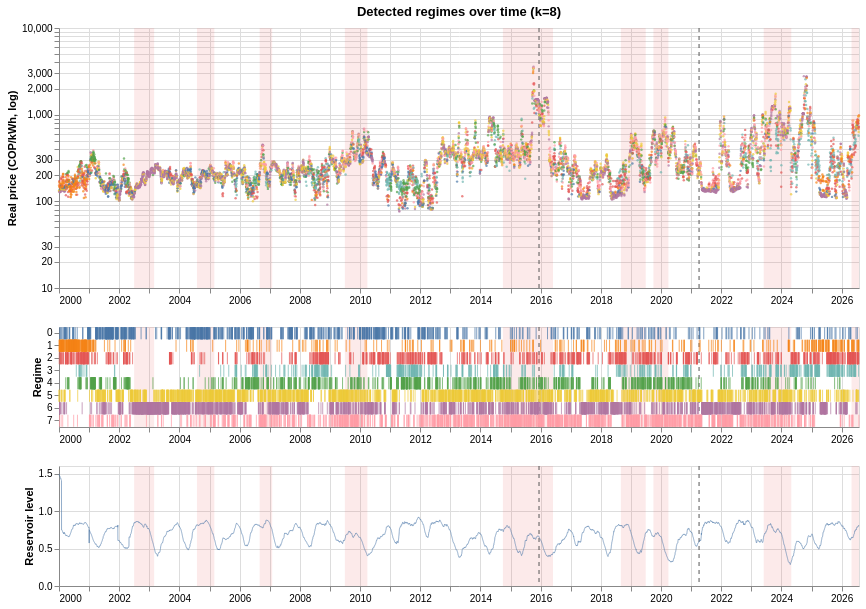

Notebook code for this chart:
### Markdown cell above
## 10. Regime timeline

Shaded bands are El Nino months (ONI >= 0.5). Dashed lines mark the start of the validation and test periods. First sanity check: the high-price regimes should concentrate in the 2015-2016 and 2023-2024 El Nino episodes and in low reservoir periods.

### Code cell
timeline_plot = regime_timeline(context, split_dates, title=f"Detected regimes over time (k={K})")
timeline_plot

### Figure 1 — Vega specification as saved in the notebook (floating-point values rounded to 4 significant figures; data arrays with more than 128 entries replaced by an {"elided": "..."} marker saying what was removed)
{"$schema": "https://vega.github.io/schema/vega/v5.json", "data": [{"name": "source_8", "values": {"elided": "9709 records"}, "transform": [{"type": "formula", "expr": "toDate(datum['date'])", "as": "date"}]}, {"name": "source_0", "values": [{"end": "2003-02-28T00:00:00.000", "start": "2002-07-01T00:00:00.000"}, {"end": "2005-02-28T00:00:00.000", "start": "2004-08-01T00:00:00.000"}, {"end": "2007-01-31T00:00:00.000", "start": "2006-09-01T00:00:00.000"}, {"end": "2010-03-31T00:00:00.000", "start": "2009-07-01T00:00:00.000"}, {"end": "2016-05-31T00:00:00.000", "start": "2014-10-01T00:00:00.000"}, {"end": "2019-06-30T00:00:00.000", "start": "2018-09-01T00:00:00.000"}, {"end": "2020-03-31T00:00:00.000", "start": "2019-10-01T00:00:00.000"}, {"end": "2024-04-30T00:00:00.000", "start": "2023-06-01T00:00:00.000"}, {"end": "2026-07-31T00:00:00.000", "start": "2026-05-01T00:00:00.000"}], "transform": [{"type": "formula", "expr": "toDate(datum['start'])", "as": "start"}, {"type": "formula", "expr": "toDate(datum['end'])", "as": "end"}]}, {"name": "source_1", "values": [{"date": "2015-12-13T00:00:00.000"}, {"date": "2021-04-07T00:00:00.000"}], "transform": [{"type": "formula", "expr": "toDate(datum['date'])", "as": "date"}]}, {"name": "source_2", "values": {"elided": "9709 records"}, "transform": [{"type": "formula", "expr": "toDate(datum['date'])", "as": "date"}]}, {"name": "source_3", "values": [{"end": "2003-02-28T00:00:00.000", "start": "2002-07-01T00:00:00.000"}, {"end": "2005-02-28T00:00:00.000", "start": "2004-08-01T00:00:00.000"}, {"end": "2007-01-31T00:00:00.000", "start": "2006-09-01T00:00:00.000"}, {"end": "2010-03-31T00:00:00.000", "start": "2009-07-01T00:00:00.000"}, {"end": "2016-05-31T00:00:00.000", "start": "2014-10-01T00:00:00.000"}, {"end": "2019-06-30T00:00:00.000", "start": "2018-09-01T00:00:00.000"}, {"end": "2020-03-31T00:00:00.000", "start": "2019-10-01T00:00:00.000"}, {"end": "2024-04-30T00:00:00.000", "start": "2023-06-01T00:00:00.000"}, {"end": "2026-07-31T00:00:00.000", "start": "2026-05-01T00:00:00.000"}], "transform": [{"type": "formula", "expr": "toDate(datum['start'])", "as": "start"}, {"type": "formula", "expr": "toDate(datum['end'])", "as": "end"}]}, {"name": "source_4", "values": [{"date": "2015-12-13T00:00:00.000"}, {"date": "2021-04-07T00:00:00.000"}], "transform": [{"type": "formula", "expr": "toDate(datum['date'])", "as": "date"}]}, {"name": "source_5", "values": {"elided": "9709 records"}, "transform": [{"type": "formula", "expr": "toDate(datum['date'])", "as": "date"}]}, {"name": "source_6", "values": [{"end": "2003-02-28T00:00:00.000", "start": "2002-07-01T00:00:00.000"}, {"end": "2005-02-28T00:00:00.000", "start": "2004-08-01T00:00:00.000"}, {"end": "2007-01-31T00:00:00.000", "start": "2006-09-01T00:00:00.000"}, {"end": "2010-03-31T00:00:00.000", "start": "2009-07-01T00:00:00.000"}, {"end": "2016-05-31T00:00:00.000", "start": "2014-10-01T00:00:00.000"}, {"end": "2019-06-30T00:00:00.000", "start": "2018-09-01T00:00:00.000"}, {"end": "2020-03-31T00:00:00.000", "start": "2019-10-01T00:00:00.000"}, {"end": "2024-04-30T00:00:00.000", "start": "2023-06-01T00:00:00.000"}, {"end": "2026-07-31T00:00:00.000", "start": "2026-05-01T00:00:00.000"}], "transform": [{"type": "formula", "expr": "toDate(datum['start'])", "as": "start"}, {"type": "formula", "expr": "toDate(datum['end'])", "as": "end"}]}, {"name": "source_7", "values": [{"date": "2015-12-13T00:00:00.000"}, {"date": "2021-04-07T00:00:00.000"}], "transform": [{"type": "formula", "expr": "toDate(datum['date'])", "as": "date"}]}, {"name": "source_2_color_domain_regime_0", "values": [{"regime": "5"}, {"regime": "1"}, {"regime": "2"}, {"regime": "7"}, {"regime": "6"}, {"regime": "0"}, {"regime": "4"}, {"regime": "3"}]}, {"name": "source_5_color_domain_regime_1", "values": [{"regime": "5"}, {"regime": "1"}, {"regime": "2"}, {"regime": "7"}, {"regime": "6"}, {"regime": "0"}, {"regime": "4"}, {"regime": "3"}]}, {"name": "source_5_concat_1_y_domain_regime", "values": [{"regime": "5"}, {"regime": "1"}, {"regime": "2"}, {"regime": "7"}, {"regime": "6"}, {"regime": "0"}, {"regime": "4"}, {"regime": "3"}]}, {"name": "source_8_concat_2_y_domain_volumen_util_pct", "values": [{"min": 0.2856, "max": 1.491}]}], "signals": [{"name": "concat_0_height", "value": 260}, {"name": "concat_1_height", "value": 100}, {"name": "concat_2_height", "value": 120}], "marks": [{"type": "group", "name": "concat_0_group", "encode": {"update": {"width": {"signal": "width"}, "height": {"signal": "concat_0_height"}}}, "marks": [{"type": "rect", "name": "concat_0_layer_0_marks", "from": {"data": "source_0"}, "encode": {"update": {"x2": {"field": "end", "scale": "concat_0_x"}, "fill": {"value": "#e45756"}, "opacity": {"value": 0.12}, "x": {"field": "start", "scale": "concat_0_x"}, "y": {"value": 0}, "y2": {"field": {"signal": null, "datum": null, "group": "height", "parent": null}}}}, "style": ["rect"]}, {"type": "rule", "name": "concat_0_layer_1_marks", "from": {"data": "source_1"}, "encode": {"update": {"x": {"field": "date", "scale": "concat_0_x"}, "y2": {"field": {"signal": null, "datum": null, "group": "height", "parent": null}}, "strokeDash": {"value": [4, 4]}, "y": {"value": 0}, "stroke": {"value": "#555555"}}}, "style": ["rule"]}, {"type": "symbol", "name": "concat_0_layer_2_marks", "from": {"data": "source_2"}, "encode": {"update": {"x": {"field": "date", "scale": "concat_0_x"}, "shape": {"value": "circle"}, "size": {"value": 6}, "opacity": {"value": 0.7}, "y": {"field": "precio_real_cop_kwh", "scale": "concat_0_y"}, "fill": {"field": "regime", "scale": "color"}}}, "style": ["circle"]}], "axes": [{"scale": "concat_0_x", "tickCount": {"signal": "ceil(width/40)"}, "gridScale": "concat_0_y", "domain": false, "labels": false, "aria": false, "maxExtent": 0, "minExtent": 0, "ticks": false, "zindex": 0, "orient": "bottom", "grid": true}, {"scale": "concat_0_y", "ticks": false, "grid": true, "orient": "left", "zindex": 0, "aria": false, "maxExtent": 0, "minExtent": 0, "labels": false, "gridScale": "concat_0_x", "domain": false}, {"scale": "concat_0_x", "orient": "bottom", "labelOverlap": true, "zindex": 0, "labelFlush": true, "tickCount": {"signal": "ceil(width/40)"}, "grid": false}, {"scale": "concat_0_y", "labelOverlap": "greedy", "zindex": 0, "orient": "left", "grid": false, "title": "Real price (COP/kWh, log)"}], "title": {"text": "Detected regimes over time (k=8)", "frame": "group"}, "style": "cell"}, {"type": "group", "name": "concat_1_group", "encode": {"update": {"height": {"signal": "concat_1_height"}, "width": {"signal": "width"}}}, "marks": [{"type": "rect", "name": "concat_1_layer_0_marks", "from": {"data": "source_3"}, "encode": {"update": {"fill": {"value": "#e45756"}, "y": {"value": 0}, "opacity": {"value": 0.12}, "x": {"field": "start", "scale": "concat_1_x"}, "y2": {"field": {"signal": null, "datum": null, "group": "height", "parent": null}}, "x2": {"field": "end", "scale": "concat_1_x"}}}, "style": ["rect"]}, {"type": "rule", "name": "concat_1_layer_1_marks", "from": {"data": "source_4"}, "encode": {"update": {"y2": {"field": {"signal": null, "datum": null, "group": "height", "parent": null}}, "stroke": {"value": "#555555"}, "y": {"value": 0}, "strokeDash": {"value": [4, 4]}, "x": {"field": "date", "scale": "concat_1_x"}}}, "style": ["rule"]}, {"type": "rect", "name": "concat_1_layer_2_marks", "from": {"data": "source_5"}, "encode": {"update": {"fill": {"field": "regime", "scale": "color"}, "yc": {"field": "regime", "scale": "concat_1_y", "band": 0.5}, "xc": {"field": "date", "scale": "concat_1_x"}, "height": {"value": 12}, "opacity": {"value": 0.7}, "width": {"value": 1}}}, "style": ["tick"]}], "axes": [{"scale": "concat_1_x", "maxExtent": 0, "minExtent": 0, "aria": false, "ticks": false, "domain": false, "orient": "bottom", "tickCount": {"signal": "ceil(width/40)"}, "zindex": 0, "grid": true, "labels": false, "gridScale": "concat_1_y"}, {"scale": "concat_1_x", "labelOverlap": true, "tickCount": {"signal": "ceil(width/40)"}, "orient": "bottom", "zindex": 0, "labelFlush": true, "grid": false}, {"scale": "concat_1_y", "title": "Regime", "orient": "left", "zindex": 0, "grid": false}], "style": "cell"}, {"type": "group", "name": "concat_2_group", "encode": {"update": {"width": {"signal": "width"}, "height": {"signal": "concat_2_height"}}}, "marks": [{"type": "rect", "name": "concat_2_layer_0_marks", "from": {"data": "source_6"}, "encode": {"update": {"y2": {"field": {"signal": null, "datum": null, "group": "height", "parent": null}}, "fill": {"value": "#e45756"}, "y": {"value": 0}, "x": {"field": "start", "scale": "concat_2_x"}, "opacity": {"value": 0.12}, "x2": {"field": "end", "scale": "concat_2_x"}}}, "style": ["rect"]}, {"type": "rule", "name": "concat_2_layer_1_marks", "from": {"data": "source_7"}, "encode": {"update": {"stroke": {"value": "#555555"}, "x": {"field": "date", "scale": "concat_2_x"}, "y2": {"field": {"signal": null, "datum": null, "group": "height", "parent": null}}, "strokeDash": {"value": [4, 4]}, "y": {"value": 0}}}, "style": ["rule"]}, {"type": "line", "name": "concat_2_layer_2_marks", "from": {"data": "source_8"}, "sort": {"field": "x"}, "encode": {"update": {"defined": {"signal": "isValid(datum[\"date\"]) && isFinite(+datum[\"date\"]) && isValid(datum[\"volumen_util_pct\"]) && isFinite(+datum[\"volumen_util_pct\"])"}, "stroke": {"value": "#4c78a8"}, "x": {"field": "date", "scale": "concat_2_x"}, "strokeWidth": {"value": 0.6}, "y": {"field": "volumen_util_pct", "scale": "concat_2_y"}}}, "style": ["line"]}], "axes": [{"scale": "concat_2_x", "ticks": false, "labels": false, "maxExtent": 0, "minExtent": 0, "gridScale": "concat_2_y", "aria": false, "tickCount": {"signal": "ceil(width/40)"}, "zindex": 0, "domain": false, "grid": true, "orient": "bottom"}, {"scale": "concat_2_y", "aria": false, "domain": false, "labels": false, "maxExtent": 0, "zindex": 0, "orient": "left", "tickCount": {"signal": "ceil(concat_2_height/40)"}, "gridScale": "concat_2_x", "minExtent": 0, "grid": true, "ticks": false}, {"scale": "concat_2_x", "labelOverlap": true, "tickCount": {"signal": "ceil(width/40)"}, "orient": "bottom", "grid": false, "labelFlush": true, "zindex": 0}, {"scale": "concat_2_y", "orient": "left", "labelOverlap": true, "grid": false, "tickCount": {"signal": "ceil(concat_2_height/40)"}, "title": "Reservoir level", "zindex": 0}], "style": "cell"}], "scales": [{"name": "color", "type": "ordinal", "domain": {"fields": [{"data": "source_2_color_domain_regime_0", "field": "regime"}, {"data": "source_5_color_domain_regime_1", "field": "regime"}], "sort": true}, "range": "category"}, {"name": "concat_0_x", "type": "time", "domain": {"fields": [{"data": "source_0", "field": "start"}, {"data": "source_0", "field": "end"}, {"data": "source_1", "field": "date"}, {"data": "source_2", "field": "date"}]}, "range": [0, {"signal": "width"}]}, {"name": "concat_0_y", "type": "log", "domain": {"data": "source_2", "field": "precio_real_cop_kwh"}, "range": [{"signal": "concat_0_height"}, 0], "nice": true}, {"name": "concat_1_x", "type": "time", "domain": {"fields": [{"data": "source_3", "field": "start"}, {"data": "source_3", "field": "end"}, {"data": "source_4", "field": "date"}, {"data": "source_5", "field": "date"}]}, "range": [0, {"signal": "width"}]}, {"name": "concat_1_y", "type": "band", "domain": {"data": "source_5_concat_1_y_domain_regime", "field": "regime", "sort": true}, "range": [0, {"signal": "concat_1_height"}], "paddingOuter": 0.125, "paddingInner": 0.25}, {"name": "concat_2_x", "type": "time", "domain": {"fields": [{"data": "source_6", "field": "start"}, {"data": "source_6", "field": "end"}, {"data": "source_7", "field": "date"}, {"data": "source_8", "field": "date"}]}, "range": [0, {"signal": "width"}]}, {"name": "concat_2_y", "type": "linear", "domain": [{"signal": "(data(\"source_8_concat_2_y_domain_volumen_util_pct\")[0] || {}).min"}, {"signal": "(data(\"source_8_concat_2_y_domain_volumen_util_pct\")[0] || {}).max"}], "range": [{"signal": "concat_2_height"}, 0], "zero": true, "nice": true}], "layout": {"padding": 20, "columns": 1, "bounds": "full", "align": "each"}, "width": 800, "padding": 5, "background": "white"}
